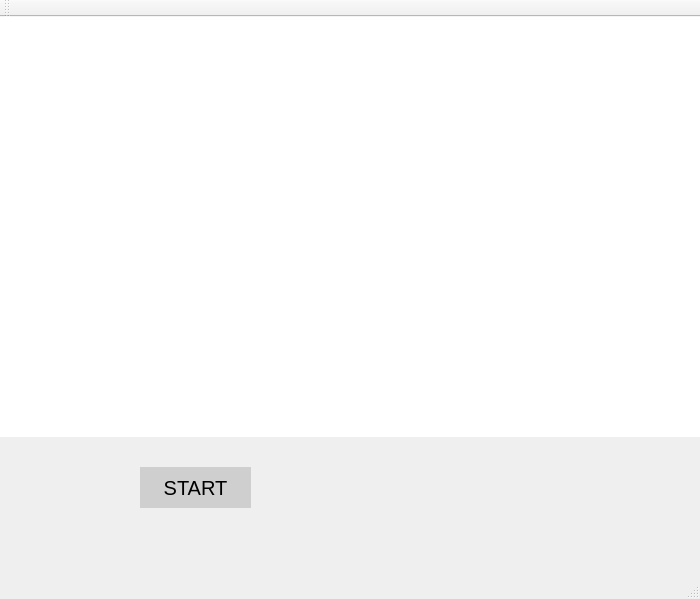
<?xml version="1.0" encoding="UTF-8"?>
<ui version="4.0">
 <class>MainWindow</class>
 <widget class="QMainWindow" name="MainWindow">
  <property name="geometry">
   <rect>
    <x>0</x>
    <y>0</y>
    <width>700</width>
    <height>599</height>
   </rect>
  </property>
  <property name="windowTitle">
   <string>MainWindow</string>
  </property>
  <widget class="QWidget" name="centralWidget">
   <property name="minimumSize">
    <size>
     <width>700</width>
     <height>550</height>
    </size>
   </property>
   <property name="maximumSize">
    <size>
     <width>700</width>
     <height>550</height>
    </size>
   </property>
   <property name="font">
    <font>
     <family>icon-brand</family>
    </font>
   </property>
   <widget class="QLabel" name="label">
    <property name="geometry">
     <rect>
      <x>0</x>
      <y>-130</y>
      <width>700</width>
      <height>550</height>
     </rect>
    </property>
    <property name="minimumSize">
     <size>
      <width>700</width>
      <height>550</height>
     </size>
    </property>
    <property name="maximumSize">
     <size>
      <width>700</width>
      <height>550</height>
     </size>
    </property>
    <property name="styleSheet">
     <string notr="true">background-color: white</string>
    </property>
    <property name="text">
     <string/>
    </property>
    <property name="pixmap">
     <pixmap>titlescreen.png</pixmap>
    </property>
    <property name="alignment">
     <set>Qt::AlignCenter</set>
    </property>
    <property name="margin">
     <number>0</number>
    </property>
   </widget>
   <widget class="QPushButton" name="startButton">
    <property name="geometry">
     <rect>
      <x>140</x>
      <y>450</y>
      <width>111</width>
      <height>41</height>
     </rect>
    </property>
    <property name="font">
     <font>
      <family>Arial</family>
      <pointsize>15</pointsize>
     </font>
    </property>
    <property name="styleSheet">
     <string notr="true">background-color: rgb(207, 207, 207);
border: none</string>
    </property>
    <property name="text">
     <string>START</string>
    </property>
    <property name="flat">
     <bool>false</bool>
    </property>
   </widget>
  </widget>
  <widget class="QMenuBar" name="menuBar">
   <property name="geometry">
    <rect>
     <x>0</x>
     <y>0</y>
     <width>700</width>
     <height>17</height>
    </rect>
   </property>
  </widget>
  <widget class="QToolBar" name="mainToolBar">
   <attribute name="toolBarArea">
    <enum>TopToolBarArea</enum>
   </attribute>
   <attribute name="toolBarBreak">
    <bool>false</bool>
   </attribute>
  </widget>
  <widget class="QStatusBar" name="statusBar"/>
 </widget>
 <layoutdefault spacing="6" margin="11"/>
 <resources/>
 <connections/>
</ui>
